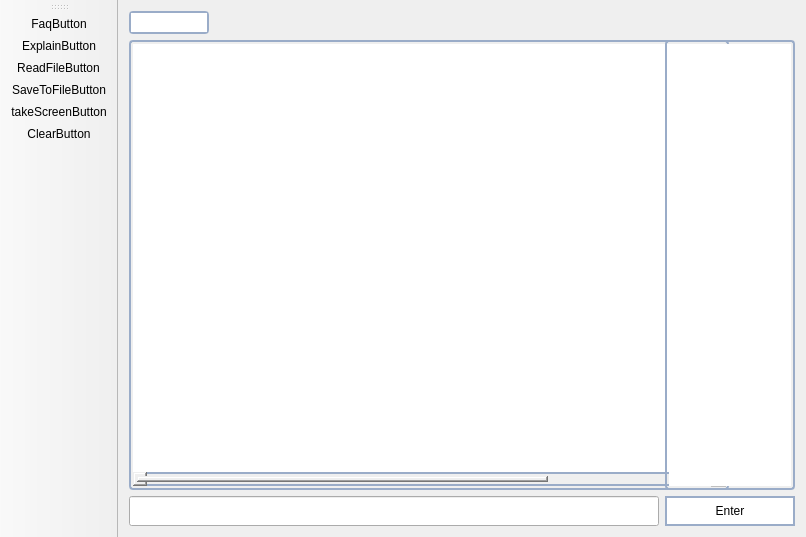
<?xml version="1.0" encoding="UTF-8"?>
<ui version="4.0">
 <class>MainWindow</class>
 <widget class="QMainWindow" name="MainWindow">
  <property name="geometry">
   <rect>
    <x>0</x>
    <y>0</y>
    <width>806</width>
    <height>535</height>
   </rect>
  </property>
  <property name="sizePolicy">
   <sizepolicy hsizetype="Expanding" vsizetype="Expanding">
    <horstretch>0</horstretch>
    <verstretch>0</verstretch>
   </sizepolicy>
  </property>
  <property name="minimumSize">
   <size>
    <width>0</width>
    <height>0</height>
   </size>
  </property>
  <property name="windowTitle">
   <string>MainWindow</string>
  </property>
  <property name="autoFillBackground">
   <bool>false</bool>
  </property>
  <property name="styleSheet">
   <string notr="true">background-image: url(:/MyFiles/images/1511.jpg);</string>
  </property>
  <widget class="QWidget" name="centralWidget">
   <layout class="QGridLayout" name="gridLayout_2">
    <item row="6" column="2">
     <widget class="QLineEdit" name="myLineEdit">
      <property name="minimumSize">
       <size>
        <width>350</width>
        <height>30</height>
       </size>
      </property>
      <property name="maximumSize">
       <size>
        <width>16777215</width>
        <height>30</height>
       </size>
      </property>
      <property name="styleSheet">
       <string notr="true"/>
      </property>
      <property name="text">
       <string/>
      </property>
     </widget>
    </item>
    <item row="6" column="3">
     <widget class="QPushButton" name="myPushButton">
      <property name="sizePolicy">
       <sizepolicy hsizetype="Fixed" vsizetype="Fixed">
        <horstretch>0</horstretch>
        <verstretch>0</verstretch>
       </sizepolicy>
      </property>
      <property name="minimumSize">
       <size>
        <width>130</width>
        <height>30</height>
       </size>
      </property>
      <property name="maximumSize">
       <size>
        <width>130</width>
        <height>30</height>
       </size>
      </property>
      <property name="cursor">
       <cursorShape>PointingHandCursor</cursorShape>
      </property>
      <property name="focusPolicy">
       <enum>Qt::StrongFocus</enum>
      </property>
      <property name="contextMenuPolicy">
       <enum>Qt::DefaultContextMenu</enum>
      </property>
      <property name="styleSheet">
       <string notr="true">border-color:rgb(0, 0, 0);
background-image: url(:/MyFiles/images/BACKGROUND12.jpg);
font: 75 11pt &quot;Aharoni&quot;;
background-color: rgb(255, 255, 255);
border: 2px solid rgb(154, 172, 200);
</string>
      </property>
      <property name="text">
       <string>Enter</string>
      </property>
      <property name="iconSize">
       <size>
        <width>124</width>
        <height>30</height>
       </size>
      </property>
      <property name="shortcut">
       <string>Return</string>
      </property>
      <property name="autoDefault">
       <bool>false</bool>
      </property>
      <property name="default">
       <bool>false</bool>
      </property>
      <property name="flat">
       <bool>false</bool>
      </property>
     </widget>
    </item>
    <item row="4" column="2">
     <widget class="QGraphicsView" name="myScreen">
      <property name="sizePolicy">
       <sizepolicy hsizetype="Preferred" vsizetype="Preferred">
        <horstretch>0</horstretch>
        <verstretch>0</verstretch>
       </sizepolicy>
      </property>
      <property name="minimumSize">
       <size>
        <width>600</width>
        <height>450</height>
       </size>
      </property>
      <property name="maximumSize">
       <size>
        <width>8888</width>
        <height>8888</height>
       </size>
      </property>
      <property name="sizeIncrement">
       <size>
        <width>1</width>
        <height>1</height>
       </size>
      </property>
      <property name="baseSize">
       <size>
        <width>400</width>
        <height>300</height>
       </size>
      </property>
      <property name="cursor" stdset="0">
       <cursorShape>CrossCursor</cursorShape>
      </property>
      <property name="toolTip">
       <string/>
      </property>
      <property name="styleSheet">
       <string notr="true">    border: 2px solid rgb(154, 172, 200);
    border-radius: 4px;
    padding: 2px;</string>
      </property>
      <property name="frameShape">
       <enum>QFrame::WinPanel</enum>
      </property>
      <property name="frameShadow">
       <enum>QFrame::Plain</enum>
      </property>
      <property name="lineWidth">
       <number>1</number>
      </property>
      <property name="midLineWidth">
       <number>0</number>
      </property>
      <property name="sceneRect">
       <rectf>
        <x>0.000000000000000</x>
        <y>0.000000000000000</y>
        <width>800.000000000000000</width>
        <height>600.000000000000000</height>
       </rectf>
      </property>
      <property name="alignment">
       <set>Qt::AlignCenter</set>
      </property>
      <property name="dragMode">
       <enum>QGraphicsView::RubberBandDrag</enum>
      </property>
      <property name="transformationAnchor">
       <enum>QGraphicsView::AnchorViewCenter</enum>
      </property>
      <property name="resizeAnchor">
       <enum>QGraphicsView::AnchorViewCenter</enum>
      </property>
      <property name="viewportUpdateMode">
       <enum>QGraphicsView::BoundingRectViewportUpdate</enum>
      </property>
     </widget>
    </item>
    <item row="4" column="3">
     <widget class="QListWidget" name="myListWidget">
      <property name="sizePolicy">
       <sizepolicy hsizetype="Fixed" vsizetype="Expanding">
        <horstretch>0</horstretch>
        <verstretch>0</verstretch>
       </sizepolicy>
      </property>
      <property name="minimumSize">
       <size>
        <width>130</width>
        <height>350</height>
       </size>
      </property>
      <property name="maximumSize">
       <size>
        <width>130</width>
        <height>777777</height>
       </size>
      </property>
      <property name="mouseTracking">
       <bool>true</bool>
      </property>
      <property name="styleSheet">
       <string notr="true">background-image: url(:/MyFiles/images/BACKGROUND12.jpg);
    border: 2px solid rgb(154, 172, 200);
    border-radius: 4px;
padding: 2px;
selection-background-color: rgb(182, 182, 182);</string>
      </property>
      <property name="frameShape">
       <enum>QFrame::WinPanel</enum>
      </property>
      <property name="frameShadow">
       <enum>QFrame::Sunken</enum>
      </property>
     </widget>
    </item>
    <item row="0" column="2">
     <layout class="QHBoxLayout" name="horizontalLayout">
      <item>
       <widget class="QTextEdit" name="textEdit">
        <property name="sizePolicy">
         <sizepolicy hsizetype="Fixed" vsizetype="Fixed">
          <horstretch>0</horstretch>
          <verstretch>0</verstretch>
         </sizepolicy>
        </property>
        <property name="minimumSize">
         <size>
          <width>80</width>
          <height>23</height>
         </size>
        </property>
        <property name="maximumSize">
         <size>
          <width>80</width>
          <height>23</height>
         </size>
        </property>
        <property name="font">
         <font>
          <pointsize>7</pointsize>
         </font>
        </property>
        <property name="cursor" stdset="0">
         <cursorShape>ArrowCursor</cursorShape>
        </property>
        <property name="styleSheet">
         <string notr="true">background-image: url(:/MyFiles/images/BACKGROUND12.jpg);
 border: 2px solid rgb(154, 172, 200);
 border-radius: 4px;

</string>
        </property>
        <property name="readOnly">
         <bool>true</bool>
        </property>
       </widget>
      </item>
      <item>
       <spacer name="horizontalSpacer">
        <property name="orientation">
         <enum>Qt::Horizontal</enum>
        </property>
        <property name="sizeHint" stdset="0">
         <size>
          <width>40</width>
          <height>20</height>
         </size>
        </property>
       </spacer>
      </item>
     </layout>
    </item>
   </layout>
  </widget>
  <widget class="QToolBar" name="toolBar">
   <property name="minimumSize">
    <size>
     <width>40</width>
     <height>0</height>
    </size>
   </property>
   <property name="windowTitle">
    <string>toolBar</string>
   </property>
   <property name="styleSheet">
    <string notr="true">border-image: url(:/MyFiles/images/background3.jpg);</string>
   </property>
   <property name="movable">
    <bool>true</bool>
   </property>
   <property name="orientation">
    <enum>Qt::Vertical</enum>
   </property>
   <attribute name="toolBarArea">
    <enum>LeftToolBarArea</enum>
   </attribute>
   <attribute name="toolBarBreak">
    <bool>false</bool>
   </attribute>
   <addaction name="actionFaqButton"/>
   <addaction name="actionExplainButton"/>
   <addaction name="actionReadFileButton"/>
   <addaction name="actionSaveToFileButton"/>
   <addaction name="actionTakeScreenButton"/>
   <addaction name="actionClearButton"/>
  </widget>
  <action name="actionClearButton">
   <property name="icon">
    <iconset resource="resources.qrc">
     <normaloff>:/MyFiles/icons/icons8-Trash.png</normaloff>:/MyFiles/icons/icons8-Trash.png</iconset>
   </property>
   <property name="text">
    <string>ClearButton</string>
   </property>
   <property name="toolTip">
    <string>Clear entire scene...</string>
   </property>
  </action>
  <action name="actionTakeScreenButton">
   <property name="icon">
    <iconset resource="resources.qrc">
     <normaloff>:/MyFiles/icons/icons8-Camera Filled.png</normaloff>:/MyFiles/icons/icons8-Camera Filled.png</iconset>
   </property>
   <property name="text">
    <string>takeScreenButton</string>
   </property>
   <property name="toolTip">
    <string>Take a screenshot...</string>
   </property>
  </action>
  <action name="actionReadFileButton">
   <property name="icon">
    <iconset resource="resources.qrc">
     <normaloff>:/MyFiles/icons/icons8-File.png</normaloff>:/MyFiles/icons/icons8-File.png</iconset>
   </property>
   <property name="text">
    <string>ReadFileButton</string>
   </property>
   <property name="toolTip">
    <string>Open file...</string>
   </property>
  </action>
  <action name="actionSaveToFileButton">
   <property name="icon">
    <iconset resource="resources.qrc">
     <normaloff>:/MyFiles/icons/icons8-Save Filled.png</normaloff>:/MyFiles/icons/icons8-Save Filled.png</iconset>
   </property>
   <property name="text">
    <string>SaveToFileButton</string>
   </property>
   <property name="toolTip">
    <string>Save file...</string>
   </property>
  </action>
  <action name="actionFaqButton">
   <property name="icon">
    <iconset resource="resources.qrc">
     <normaloff>:/MyFiles/icons/icons8-Help Filled-50.png</normaloff>:/MyFiles/icons/icons8-Help Filled-50.png</iconset>
   </property>
   <property name="text">
    <string>FaqButton</string>
   </property>
   <property name="toolTip">
    <string>Need help? Command list...</string>
   </property>
  </action>
  <action name="actionExplainButton">
   <property name="icon">
    <iconset resource="resources.qrc">
     <normaloff>:/MyFiles/icons/icons8-Literature-26.png</normaloff>:/MyFiles/icons/icons8-Literature-26.png</iconset>
   </property>
   <property name="text">
    <string>ExplainButton</string>
   </property>
   <property name="toolTip">
    <string>More about application...</string>
   </property>
  </action>
 </widget>
 <layoutdefault spacing="6" margin="11"/>
 <tabstops>
  <tabstop>myLineEdit</tabstop>
  <tabstop>myListWidget</tabstop>
 </tabstops>
 <resources>
  <include location="resources.qrc"/>
 </resources>
 <connections/>
</ui>
